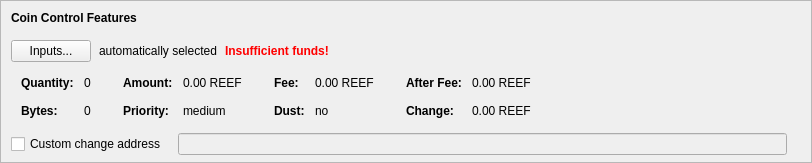
    <widget class="QFrame" name="frameCoinControl">
     <property name="sizePolicy">
      <sizepolicy hsizetype="Expanding" vsizetype="Expanding">
       <horstretch>0</horstretch>
       <verstretch>0</verstretch>
      </sizepolicy>
     </property>
     <property name="maximumSize">
      <size>
       <width>16777215</width>
       <height>16777215</height>
      </size>
     </property>
     <property name="frameShape">
      <enum>QFrame::StyledPanel</enum>
     </property>
     <property name="frameShadow">
      <enum>QFrame::Sunken</enum>
     </property>
     <layout class="QVBoxLayout" name="verticalLayoutCoinControl2">
      <property name="spacing">
       <number>0</number>
      </property>
      <property name="leftMargin">
       <number>0</number>
      </property>
      <property name="topMargin">
       <number>0</number>
      </property>
      <property name="rightMargin">
       <number>0</number>
      </property>
      <property name="bottomMargin">
       <number>6</number>
      </property>
      <item>
       <layout class="QVBoxLayout" name="verticalLayoutCoinControl" stretch="0,0,0,0,1">
        <property name="spacing">
         <number>0</number>
        </property>
        <property name="leftMargin">
         <number>10</number>
        </property>
        <property name="topMargin">
         <number>10</number>
        </property>
        <item>
         <layout class="QHBoxLayout" name="horizontalLayoutCoinControl1">
          <property name="bottomMargin">
           <number>15</number>
          </property>
          <item>
           <widget class="QLabel" name="labelCoinControlFeatures">
            <property name="sizePolicy">
             <sizepolicy hsizetype="Preferred" vsizetype="Maximum">
              <horstretch>0</horstretch>
              <verstretch>0</verstretch>
             </sizepolicy>
            </property>
            <property name="font">
             <font>
              <weight>75</weight>
              <bold>true</bold>
             </font>
            </property>
            <property name="styleSheet">
             <string notr="true">font-weight:bold;</string>
            </property>
            <property name="text">
             <string>Coin Control Features</string>
            </property>
           </widget>
          </item>
         </layout>
        </item>
        <item>
         <layout class="QHBoxLayout" name="horizontalLayoutCoinControl2" stretch="0,0,0,0">
          <property name="spacing">
           <number>8</number>
          </property>
          <property name="bottomMargin">
           <number>10</number>
          </property>
          <item>
           <widget class="QPushButton" name="pushButtonCoinControl">
            <property name="styleSheet">
             <string notr="true"/>
            </property>
            <property name="text">
             <string>Inputs...</string>
            </property>
            <property name="autoDefault">
             <bool>false</bool>
            </property>
           </widget>
          </item>
          <item>
           <widget class="QLabel" name="labelCoinControlAutomaticallySelected">
            <property name="text">
             <string>automatically selected</string>
            </property>
            <property name="margin">
             <number>5</number>
            </property>
           </widget>
          </item>
          <item>
           <widget class="QLabel" name="labelCoinControlInsuffFunds">
            <property name="font">
             <font>
              <weight>75</weight>
              <bold>true</bold>
             </font>
            </property>
            <property name="styleSheet">
             <string notr="true">color:red;font-weight:bold;</string>
            </property>
            <property name="text">
             <string>Insufficient funds!</string>
            </property>
            <property name="margin">
             <number>5</number>
            </property>
           </widget>
          </item>
          <item>
           <spacer name="horizontalSpacerCoinControl">
            <property name="orientation">
             <enum>Qt::Horizontal</enum>
            </property>
            <property name="sizeHint" stdset="0">
             <size>
              <width>40</width>
              <height>1</height>
             </size>
            </property>
           </spacer>
          </item>
         </layout>
        </item>
        <item>
         <widget class="QWidget" name="widgetCoinControl" native="true">
          <property name="sizePolicy">
           <sizepolicy hsizetype="Preferred" vsizetype="Preferred">
            <horstretch>0</horstretch>
            <verstretch>0</verstretch>
           </sizepolicy>
          </property>
          <property name="minimumSize">
           <size>
            <width>0</width>
            <height>0</height>
           </size>
          </property>
          <property name="styleSheet">
           <string notr="true"/>
          </property>
          <layout class="QHBoxLayout" name="horizontalLayoutCoinControl5">
           <property name="leftMargin">
            <number>0</number>
           </property>
           <property name="topMargin">
            <number>0</number>
           </property>
           <property name="rightMargin">
            <number>0</number>
           </property>
           <property name="bottomMargin">
            <number>0</number>
           </property>
           <item>
            <layout class="QHBoxLayout" name="horizontalLayoutCoinControl3" stretch="0,0,0,1">
             <property name="spacing">
              <number>20</number>
             </property>
             <property name="topMargin">
              <number>0</number>
             </property>
             <property name="bottomMargin">
              <number>10</number>
             </property>
             <item>
              <layout class="QFormLayout" name="formLayoutCoinControl1">
               <property name="horizontalSpacing">
                <number>10</number>
               </property>
               <property name="verticalSpacing">
                <number>14</number>
               </property>
               <property name="leftMargin">
                <number>10</number>
               </property>
               <property name="topMargin">
                <number>4</number>
               </property>
               <property name="rightMargin">
                <number>6</number>
               </property>
               <item row="0" column="0">
                <widget class="QLabel" name="labelCoinControlQuantityText">
                 <property name="font">
                  <font>
                   <weight>75</weight>
                   <bold>true</bold>
                  </font>
                 </property>
                 <property name="text">
                  <string>Quantity:</string>
                 </property>
                 <property name="margin">
                  <number>0</number>
                 </property>
                </widget>
               </item>
               <item row="0" column="1">
                <widget class="QLabel" name="labelCoinControlQuantity">
                 <property name="cursor">
                  <cursorShape>IBeamCursor</cursorShape>
                 </property>
                 <property name="contextMenuPolicy">
                  <enum>Qt::ActionsContextMenu</enum>
                 </property>
                 <property name="text">
                  <string notr="true">0</string>
                 </property>
                 <property name="margin">
                  <number>0</number>
                 </property>
                 <property name="textInteractionFlags">
                  <set>Qt::LinksAccessibleByMouse|Qt::TextSelectableByKeyboard|Qt::TextSelectableByMouse</set>
                 </property>
                </widget>
               </item>
               <item row="1" column="0">
                <widget class="QLabel" name="labelCoinControlBytesText">
                 <property name="font">
                  <font>
                   <weight>75</weight>
                   <bold>true</bold>
                  </font>
                 </property>
                 <property name="text">
                  <string>Bytes:</string>
                 </property>
                </widget>
               </item>
               <item row="1" column="1">
                <widget class="QLabel" name="labelCoinControlBytes">
                 <property name="cursor">
                  <cursorShape>IBeamCursor</cursorShape>
                 </property>
                 <property name="contextMenuPolicy">
                  <enum>Qt::ActionsContextMenu</enum>
                 </property>
                 <property name="text">
                  <string notr="true">0</string>
                 </property>
                 <property name="textInteractionFlags">
                  <set>Qt::LinksAccessibleByMouse|Qt::TextSelectableByKeyboard|Qt::TextSelectableByMouse</set>
                 </property>
                </widget>
               </item>
              </layout>
             </item>
             <item>
              <layout class="QFormLayout" name="formLayoutCoinControl2">
               <property name="horizontalSpacing">
                <number>10</number>
               </property>
               <property name="verticalSpacing">
                <number>14</number>
               </property>
               <property name="leftMargin">
                <number>6</number>
               </property>
               <property name="topMargin">
                <number>4</number>
               </property>
               <property name="rightMargin">
                <number>6</number>
               </property>
               <item row="0" column="0">
                <widget class="QLabel" name="labelCoinControlAmountText">
                 <property name="font">
                  <font>
                   <weight>75</weight>
                   <bold>true</bold>
                  </font>
                 </property>
                 <property name="text">
                  <string>Amount:</string>
                 </property>
                 <property name="margin">
                  <number>0</number>
                 </property>
                </widget>
               </item>
               <item row="0" column="1">
                <widget class="QLabel" name="labelCoinControlAmount">
                 <property name="cursor">
                  <cursorShape>IBeamCursor</cursorShape>
                 </property>
                 <property name="contextMenuPolicy">
                  <enum>Qt::ActionsContextMenu</enum>
                 </property>
                 <property name="text">
                  <string notr="true">0.00 REEF</string>
                 </property>
                 <property name="textInteractionFlags">
                  <set>Qt::LinksAccessibleByMouse|Qt::TextSelectableByKeyboard|Qt::TextSelectableByMouse</set>
                 </property>
                </widget>
               </item>
               <item row="1" column="0">
                <widget class="QLabel" name="labelCoinControlPriorityText">
                 <property name="font">
                  <font>
                   <weight>75</weight>
                   <bold>true</bold>
                  </font>
                 </property>
                 <property name="text">
                  <string>Priority:</string>
                 </property>
                </widget>
               </item>
               <item row="1" column="1">
                <widget class="QLabel" name="labelCoinControlPriority">
                 <property name="cursor">
                  <cursorShape>IBeamCursor</cursorShape>
                 </property>
                 <property name="contextMenuPolicy">
                  <enum>Qt::ActionsContextMenu</enum>
                 </property>
                 <property name="text">
                  <string>medium</string>
                 </property>
                 <property name="textInteractionFlags">
                  <set>Qt::LinksAccessibleByMouse|Qt::TextSelectableByKeyboard|Qt::TextSelectableByMouse</set>
                 </property>
                </widget>
               </item>
              </layout>
             </item>
             <item>
              <layout class="QFormLayout" name="formLayoutCoinControl3">
               <property name="horizontalSpacing">
                <number>10</number>
               </property>
               <property name="verticalSpacing">
                <number>14</number>
               </property>
               <property name="leftMargin">
                <number>6</number>
               </property>
               <property name="topMargin">
                <number>4</number>
               </property>
               <property name="rightMargin">
                <number>6</number>
               </property>
               <item row="0" column="0">
                <widget class="QLabel" name="labelCoinControlFeeText">
                 <property name="font">
                  <font>
                   <weight>75</weight>
                   <bold>true</bold>
                  </font>
                 </property>
                 <property name="text">
                  <string>Fee:</string>
                 </property>
                 <property name="margin">
                  <number>0</number>
                 </property>
                </widget>
               </item>
               <item row="0" column="1">
                <widget class="QLabel" name="labelCoinControlFee">
                 <property name="cursor">
                  <cursorShape>IBeamCursor</cursorShape>
                 </property>
                 <property name="contextMenuPolicy">
                  <enum>Qt::ActionsContextMenu</enum>
                 </property>
                 <property name="text">
                  <string notr="true">0.00 REEF</string>
                 </property>
                 <property name="textInteractionFlags">
                  <set>Qt::LinksAccessibleByMouse|Qt::TextSelectableByKeyboard|Qt::TextSelectableByMouse</set>
                 </property>
                </widget>
               </item>
               <item row="1" column="0">
                <widget class="QLabel" name="labelCoinControlLowOutputText">
                 <property name="font">
                  <font>
                   <weight>75</weight>
                   <bold>true</bold>
                  </font>
                 </property>
                 <property name="text">
                  <string>Dust:</string>
                 </property>
                </widget>
               </item>
               <item row="1" column="1">
                <widget class="QLabel" name="labelCoinControlLowOutput">
                 <property name="cursor">
                  <cursorShape>IBeamCursor</cursorShape>
                 </property>
                 <property name="contextMenuPolicy">
                  <enum>Qt::ActionsContextMenu</enum>
                 </property>
                 <property name="text">
                  <string>no</string>
                 </property>
                 <property name="textInteractionFlags">
                  <set>Qt::LinksAccessibleByMouse|Qt::TextSelectableByKeyboard|Qt::TextSelectableByMouse</set>
                 </property>
                </widget>
               </item>
              </layout>
             </item>
             <item>
              <layout class="QFormLayout" name="formLayoutCoinControl4">
               <property name="horizontalSpacing">
                <number>10</number>
               </property>
               <property name="verticalSpacing">
                <number>14</number>
               </property>
               <property name="leftMargin">
                <number>6</number>
               </property>
               <property name="topMargin">
                <number>4</number>
               </property>
               <property name="rightMargin">
                <number>6</number>
               </property>
               <item row="0" column="0">
                <widget class="QLabel" name="labelCoinControlAfterFeeText">
                 <property name="font">
                  <font>
                   <weight>75</weight>
                   <bold>true</bold>
                  </font>
                 </property>
                 <property name="text">
                  <string>After Fee:</string>
                 </property>
                 <property name="margin">
                  <number>0</number>
                 </property>
                </widget>
               </item>
               <item row="0" column="1">
                <widget class="QLabel" name="labelCoinControlAfterFee">
                 <property name="cursor">
                  <cursorShape>IBeamCursor</cursorShape>
                 </property>
                 <property name="contextMenuPolicy">
                  <enum>Qt::ActionsContextMenu</enum>
                 </property>
                 <property name="text">
                  <string notr="true">0.00 REEF</string>
                 </property>
                 <property name="textInteractionFlags">
                  <set>Qt::LinksAccessibleByMouse|Qt::TextSelectableByKeyboard|Qt::TextSelectableByMouse</set>
                 </property>
                </widget>
               </item>
               <item row="1" column="0">
                <widget class="QLabel" name="labelCoinControlChangeText">
                 <property name="font">
                  <font>
                   <weight>75</weight>
                   <bold>true</bold>
                  </font>
                 </property>
                 <property name="text">
                  <string>Change:</string>
                 </property>
                </widget>
               </item>
               <item row="1" column="1">
                <widget class="QLabel" name="labelCoinControlChange">
                 <property name="cursor">
                  <cursorShape>IBeamCursor</cursorShape>
                 </property>
                 <property name="contextMenuPolicy">
                  <enum>Qt::ActionsContextMenu</enum>
                 </property>
                 <property name="text">
                  <string notr="true">0.00 REEF</string>
                 </property>
                 <property name="textInteractionFlags">
                  <set>Qt::LinksAccessibleByMouse|Qt::TextSelectableByKeyboard|Qt::TextSelectableByMouse</set>
                 </property>
                </widget>
               </item>
              </layout>
             </item>
            </layout>
           </item>
          </layout>
         </widget>
        </item>
        <item>
         <layout class="QHBoxLayout" name="horizontalLayoutCoinControl4" stretch="0,0,0">
          <property name="spacing">
           <number>12</number>
          </property>
          <property name="sizeConstraint">
           <enum>QLayout::SetDefaultConstraint</enum>
          </property>
          <property name="topMargin">
           <number>5</number>
          </property>
          <property name="rightMargin">
           <number>5</number>
          </property>
          <item>
           <widget class="QCheckBox" name="checkBoxCoinControlChange">
            <property name="toolTip">
             <string>If this is activated, but the change address is empty or invalid, change will be sent to a newly generated address.</string>
            </property>
            <property name="text">
             <string>Custom change address</string>
            </property>
           </widget>
          </item>
          <item>
           <widget class="QValidatedLineEdit" name="lineEditCoinControlChange">
            <property name="enabled">
             <bool>false</bool>
            </property>
            <property name="sizePolicy">
             <sizepolicy hsizetype="Expanding" vsizetype="Fixed">
              <horstretch>0</horstretch>
              <verstretch>0</verstretch>
             </sizepolicy>
            </property>
           </widget>
          </item>
          <item>
           <widget class="QLabel" name="labelCoinControlChangeLabel">
            <property name="sizePolicy">
             <sizepolicy hsizetype="Preferred" vsizetype="Expanding">
              <horstretch>0</horstretch>
              <verstretch>0</verstretch>
             </sizepolicy>
            </property>
            <property name="minimumSize">
             <size>
              <width>0</width>
              <height>0</height>
             </size>
            </property>
            <property name="text">
             <string/>
            </property>
            <property name="margin">
             <number>3</number>
            </property>
           </widget>
          </item>
         </layout>
        </item>
        <item>
         <spacer name="verticalSpacerCoinControl">
          <property name="orientation">
           <enum>Qt::Vertical</enum>
          </property>
          <property name="sizeHint" stdset="0">
           <size>
            <width>800</width>
            <height>1</height>
           </size>
          </property>
         </spacer>
        </item>
       </layout>
      </item>
     </layout>
    </widget>
